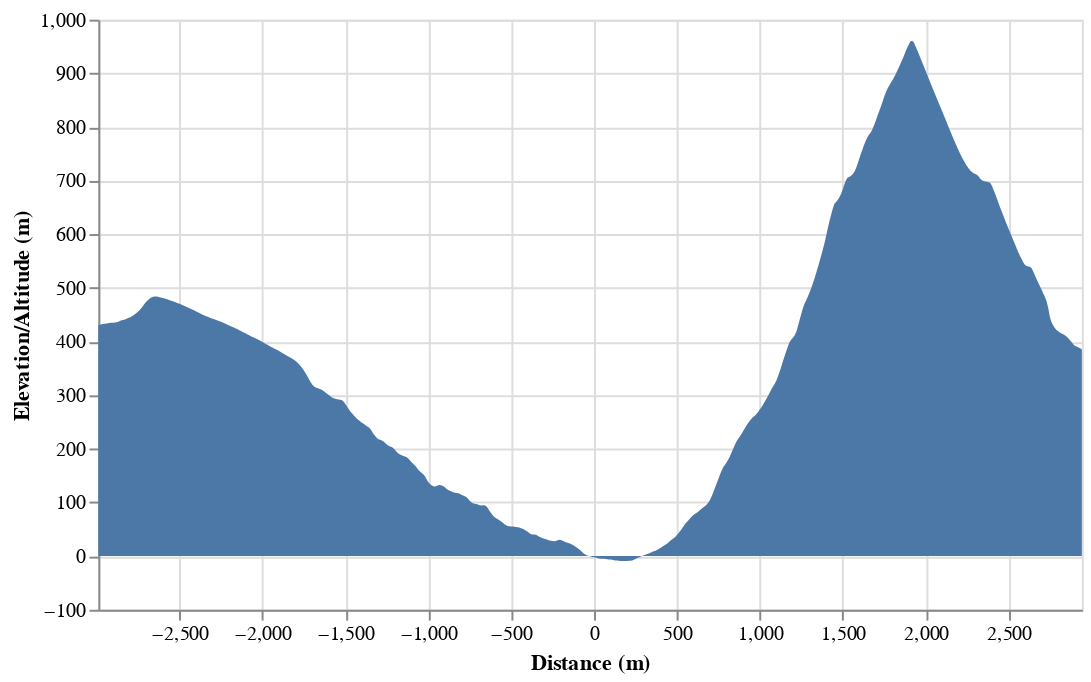

The code cell stored with this chart in its notebook:
### Code cell
alt.Chart(east_west_elevation_profile_df).mark_area().encode(
    alt.X('distance:Q', scale=alt.Scale(nice=False), title = 'Distance (m)'),
    alt.Y(
        'elevation', 
        title='Elevation/Altitude (m)', 
        # scale=alt.Scale(zero=False, domain = [2750, 3200])
    )
).properties(width=500)

### Figure 1 — Vega-Lite specification as saved in the notebook (floating-point values rounded to 4 significant figures; data arrays with more than 128 entries replaced by an {"elided": "..."} marker saying what was removed)
{"config": {"view": {"continuousWidth": 400, "continuousHeight": 300}}, "data": {"name": "data-af28a7945a9abe18e3ddc8b802280529"}, "mark": "area", "encoding": {"x": {"field": "distance", "scale": {"nice": false}, "title": "Distance (m)", "type": "quantitative"}, "y": {"field": "elevation", "title": "Elevation/Altitude (m)", "type": "quantitative"}}, "width": 500, "$schema": "https://vega.github.io/schema/vega-lite/v4.17.0.json", "datasets": {"data-af28a7945a9abe18e3ddc8b802280529": {"elided": "595 records"}}}
